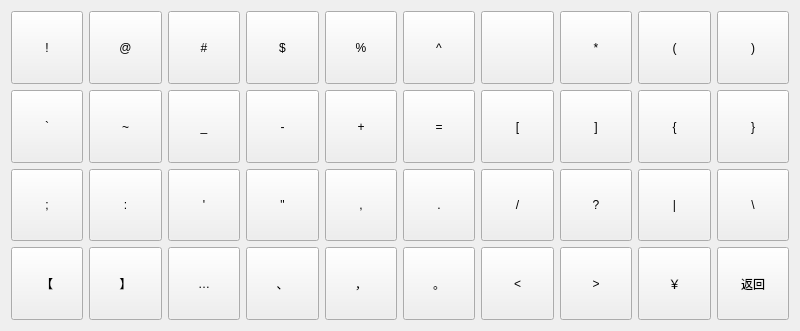
<?xml version="1.0" encoding="UTF-8"?>
<ui version="4.0">
 <class>PunctuationSoftkey</class>
 <widget class="QWidget" name="PunctuationSoftkey">
  <property name="geometry">
   <rect>
    <x>0</x>
    <y>0</y>
    <width>800</width>
    <height>331</height>
   </rect>
  </property>
  <property name="windowTitle">
   <string>Form</string>
  </property>
  <layout class="QGridLayout" name="gridLayout">
   <item row="1" column="6">
    <widget class="Button" name="toolButton_28">
     <property name="sizePolicy">
      <sizepolicy hsizetype="Preferred" vsizetype="Preferred">
       <horstretch>0</horstretch>
       <verstretch>0</verstretch>
      </sizepolicy>
     </property>
     <property name="text">
      <string>[</string>
     </property>
    </widget>
   </item>
   <item row="0" column="1">
    <widget class="Button" name="toolButton_10">
     <property name="sizePolicy">
      <sizepolicy hsizetype="Preferred" vsizetype="Preferred">
       <horstretch>0</horstretch>
       <verstretch>0</verstretch>
      </sizepolicy>
     </property>
     <property name="text">
      <string>@</string>
     </property>
    </widget>
   </item>
   <item row="0" column="6">
    <widget class="Button" name="toolButton_8">
     <property name="sizePolicy">
      <sizepolicy hsizetype="Preferred" vsizetype="Preferred">
       <horstretch>0</horstretch>
       <verstretch>0</verstretch>
      </sizepolicy>
     </property>
     <property name="text">
      <string>&amp;</string>
     </property>
    </widget>
   </item>
   <item row="1" column="4">
    <widget class="Button" name="toolButton_21">
     <property name="sizePolicy">
      <sizepolicy hsizetype="Preferred" vsizetype="Preferred">
       <horstretch>0</horstretch>
       <verstretch>0</verstretch>
      </sizepolicy>
     </property>
     <property name="text">
      <string>+</string>
     </property>
    </widget>
   </item>
   <item row="0" column="9">
    <widget class="Button" name="toolButton_6">
     <property name="sizePolicy">
      <sizepolicy hsizetype="Preferred" vsizetype="Preferred">
       <horstretch>0</horstretch>
       <verstretch>0</verstretch>
      </sizepolicy>
     </property>
     <property name="text">
      <string>)</string>
     </property>
    </widget>
   </item>
   <item row="0" column="0">
    <widget class="Button" name="toolButton_12">
     <property name="sizePolicy">
      <sizepolicy hsizetype="Preferred" vsizetype="Preferred">
       <horstretch>0</horstretch>
       <verstretch>0</verstretch>
      </sizepolicy>
     </property>
     <property name="text">
      <string>!</string>
     </property>
    </widget>
   </item>
   <item row="1" column="2">
    <widget class="Button" name="toolButton_20">
     <property name="sizePolicy">
      <sizepolicy hsizetype="Preferred" vsizetype="Preferred">
       <horstretch>0</horstretch>
       <verstretch>0</verstretch>
      </sizepolicy>
     </property>
     <property name="text">
      <string>_</string>
     </property>
    </widget>
   </item>
   <item row="3" column="2">
    <widget class="Button" name="toolButton_22">
     <property name="sizePolicy">
      <sizepolicy hsizetype="Preferred" vsizetype="Preferred">
       <horstretch>0</horstretch>
       <verstretch>0</verstretch>
      </sizepolicy>
     </property>
     <property name="text">
      <string>…</string>
     </property>
    </widget>
   </item>
   <item row="0" column="7">
    <widget class="Button" name="toolButton_3">
     <property name="sizePolicy">
      <sizepolicy hsizetype="Preferred" vsizetype="Preferred">
       <horstretch>0</horstretch>
       <verstretch>0</verstretch>
      </sizepolicy>
     </property>
     <property name="text">
      <string>*</string>
     </property>
    </widget>
   </item>
   <item row="3" column="4">
    <widget class="Button" name="toolButton_27">
     <property name="sizePolicy">
      <sizepolicy hsizetype="Preferred" vsizetype="Preferred">
       <horstretch>0</horstretch>
       <verstretch>0</verstretch>
      </sizepolicy>
     </property>
     <property name="text">
      <string>，</string>
     </property>
    </widget>
   </item>
   <item row="3" column="7">
    <widget class="Button" name="toolButton_38">
     <property name="sizePolicy">
      <sizepolicy hsizetype="Preferred" vsizetype="Preferred">
       <horstretch>0</horstretch>
       <verstretch>0</verstretch>
      </sizepolicy>
     </property>
     <property name="text">
      <string>&gt;</string>
     </property>
    </widget>
   </item>
   <item row="2" column="9">
    <widget class="Button" name="toolButton_35">
     <property name="sizePolicy">
      <sizepolicy hsizetype="Preferred" vsizetype="Preferred">
       <horstretch>0</horstretch>
       <verstretch>0</verstretch>
      </sizepolicy>
     </property>
     <property name="text">
      <string>\</string>
     </property>
    </widget>
   </item>
   <item row="1" column="5">
    <widget class="Button" name="toolButton_25">
     <property name="sizePolicy">
      <sizepolicy hsizetype="Preferred" vsizetype="Preferred">
       <horstretch>0</horstretch>
       <verstretch>0</verstretch>
      </sizepolicy>
     </property>
     <property name="text">
      <string>=</string>
     </property>
    </widget>
   </item>
   <item row="2" column="0">
    <widget class="Button" name="toolButton_4">
     <property name="sizePolicy">
      <sizepolicy hsizetype="Preferred" vsizetype="Preferred">
       <horstretch>0</horstretch>
       <verstretch>0</verstretch>
      </sizepolicy>
     </property>
     <property name="text">
      <string>;</string>
     </property>
    </widget>
   </item>
   <item row="2" column="8">
    <widget class="Button" name="toolButton_36">
     <property name="sizePolicy">
      <sizepolicy hsizetype="Preferred" vsizetype="Preferred">
       <horstretch>0</horstretch>
       <verstretch>0</verstretch>
      </sizepolicy>
     </property>
     <property name="text">
      <string>|</string>
     </property>
    </widget>
   </item>
   <item row="1" column="0">
    <widget class="Button" name="toolButton_9">
     <property name="sizePolicy">
      <sizepolicy hsizetype="Preferred" vsizetype="Preferred">
       <horstretch>0</horstretch>
       <verstretch>0</verstretch>
      </sizepolicy>
     </property>
     <property name="text">
      <string>`</string>
     </property>
    </widget>
   </item>
   <item row="2" column="1">
    <widget class="Button" name="toolButton_15">
     <property name="sizePolicy">
      <sizepolicy hsizetype="Preferred" vsizetype="Preferred">
       <horstretch>0</horstretch>
       <verstretch>0</verstretch>
      </sizepolicy>
     </property>
     <property name="text">
      <string>:</string>
     </property>
    </widget>
   </item>
   <item row="1" column="8">
    <widget class="Button" name="toolButton_11">
     <property name="sizePolicy">
      <sizepolicy hsizetype="Preferred" vsizetype="Preferred">
       <horstretch>0</horstretch>
       <verstretch>0</verstretch>
      </sizepolicy>
     </property>
     <property name="text">
      <string>{</string>
     </property>
    </widget>
   </item>
   <item row="1" column="3">
    <widget class="Button" name="toolButton_16">
     <property name="sizePolicy">
      <sizepolicy hsizetype="Preferred" vsizetype="Preferred">
       <horstretch>0</horstretch>
       <verstretch>0</verstretch>
      </sizepolicy>
     </property>
     <property name="text">
      <string>-</string>
     </property>
    </widget>
   </item>
   <item row="0" column="8">
    <widget class="Button" name="toolButton_30">
     <property name="sizePolicy">
      <sizepolicy hsizetype="Preferred" vsizetype="Preferred">
       <horstretch>0</horstretch>
       <verstretch>0</verstretch>
      </sizepolicy>
     </property>
     <property name="text">
      <string>(</string>
     </property>
    </widget>
   </item>
   <item row="2" column="7">
    <widget class="Button" name="toolButton_34">
     <property name="sizePolicy">
      <sizepolicy hsizetype="Preferred" vsizetype="Preferred">
       <horstretch>0</horstretch>
       <verstretch>0</verstretch>
      </sizepolicy>
     </property>
     <property name="text">
      <string>?</string>
     </property>
    </widget>
   </item>
   <item row="2" column="5">
    <widget class="Button" name="toolButton_26">
     <property name="sizePolicy">
      <sizepolicy hsizetype="Preferred" vsizetype="Preferred">
       <horstretch>0</horstretch>
       <verstretch>0</verstretch>
      </sizepolicy>
     </property>
     <property name="text">
      <string>.</string>
     </property>
    </widget>
   </item>
   <item row="3" column="5">
    <widget class="Button" name="toolButton_29">
     <property name="sizePolicy">
      <sizepolicy hsizetype="Preferred" vsizetype="Preferred">
       <horstretch>0</horstretch>
       <verstretch>0</verstretch>
      </sizepolicy>
     </property>
     <property name="text">
      <string>。</string>
     </property>
    </widget>
   </item>
   <item row="0" column="4">
    <widget class="Button" name="toolButton_7">
     <property name="sizePolicy">
      <sizepolicy hsizetype="Preferred" vsizetype="Preferred">
       <horstretch>0</horstretch>
       <verstretch>0</verstretch>
      </sizepolicy>
     </property>
     <property name="text">
      <string>%</string>
     </property>
    </widget>
   </item>
   <item row="1" column="9">
    <widget class="Button" name="toolButton_31">
     <property name="sizePolicy">
      <sizepolicy hsizetype="Preferred" vsizetype="Preferred">
       <horstretch>0</horstretch>
       <verstretch>0</verstretch>
      </sizepolicy>
     </property>
     <property name="text">
      <string>}</string>
     </property>
    </widget>
   </item>
   <item row="2" column="2">
    <widget class="Button" name="toolButton_17">
     <property name="sizePolicy">
      <sizepolicy hsizetype="Preferred" vsizetype="Preferred">
       <horstretch>0</horstretch>
       <verstretch>0</verstretch>
      </sizepolicy>
     </property>
     <property name="text">
      <string>'</string>
     </property>
    </widget>
   </item>
   <item row="3" column="8">
    <widget class="Button" name="toolButton_40">
     <property name="sizePolicy">
      <sizepolicy hsizetype="Preferred" vsizetype="Preferred">
       <horstretch>0</horstretch>
       <verstretch>0</verstretch>
      </sizepolicy>
     </property>
     <property name="text">
      <string>￥</string>
     </property>
    </widget>
   </item>
   <item row="2" column="6">
    <widget class="Button" name="toolButton_33">
     <property name="sizePolicy">
      <sizepolicy hsizetype="Preferred" vsizetype="Preferred">
       <horstretch>0</horstretch>
       <verstretch>0</verstretch>
      </sizepolicy>
     </property>
     <property name="text">
      <string>/</string>
     </property>
    </widget>
   </item>
   <item row="0" column="5">
    <widget class="Button" name="toolButton_2">
     <property name="sizePolicy">
      <sizepolicy hsizetype="Preferred" vsizetype="Preferred">
       <horstretch>0</horstretch>
       <verstretch>0</verstretch>
      </sizepolicy>
     </property>
     <property name="text">
      <string>^</string>
     </property>
    </widget>
   </item>
   <item row="3" column="3">
    <widget class="Button" name="toolButton_23">
     <property name="sizePolicy">
      <sizepolicy hsizetype="Preferred" vsizetype="Preferred">
       <horstretch>0</horstretch>
       <verstretch>0</verstretch>
      </sizepolicy>
     </property>
     <property name="text">
      <string>、</string>
     </property>
    </widget>
   </item>
   <item row="0" column="3">
    <widget class="Button" name="toolButton">
     <property name="sizePolicy">
      <sizepolicy hsizetype="Preferred" vsizetype="Preferred">
       <horstretch>0</horstretch>
       <verstretch>0</verstretch>
      </sizepolicy>
     </property>
     <property name="text">
      <string>$</string>
     </property>
    </widget>
   </item>
   <item row="3" column="6">
    <widget class="Button" name="toolButton_37">
     <property name="sizePolicy">
      <sizepolicy hsizetype="Preferred" vsizetype="Preferred">
       <horstretch>0</horstretch>
       <verstretch>0</verstretch>
      </sizepolicy>
     </property>
     <property name="text">
      <string>&lt;</string>
     </property>
    </widget>
   </item>
   <item row="2" column="3">
    <widget class="Button" name="toolButton_18">
     <property name="sizePolicy">
      <sizepolicy hsizetype="Preferred" vsizetype="Preferred">
       <horstretch>0</horstretch>
       <verstretch>0</verstretch>
      </sizepolicy>
     </property>
     <property name="text">
      <string>&quot;</string>
     </property>
    </widget>
   </item>
   <item row="3" column="0">
    <widget class="Button" name="toolButton_5">
     <property name="sizePolicy">
      <sizepolicy hsizetype="Preferred" vsizetype="Preferred">
       <horstretch>0</horstretch>
       <verstretch>0</verstretch>
      </sizepolicy>
     </property>
     <property name="text">
      <string>【</string>
     </property>
    </widget>
   </item>
   <item row="1" column="7">
    <widget class="Button" name="toolButton_32">
     <property name="sizePolicy">
      <sizepolicy hsizetype="Preferred" vsizetype="Preferred">
       <horstretch>0</horstretch>
       <verstretch>0</verstretch>
      </sizepolicy>
     </property>
     <property name="text">
      <string>]</string>
     </property>
    </widget>
   </item>
   <item row="3" column="1">
    <widget class="Button" name="toolButton_14">
     <property name="sizePolicy">
      <sizepolicy hsizetype="Preferred" vsizetype="Preferred">
       <horstretch>0</horstretch>
       <verstretch>0</verstretch>
      </sizepolicy>
     </property>
     <property name="text">
      <string>】</string>
     </property>
    </widget>
   </item>
   <item row="1" column="1">
    <widget class="Button" name="toolButton_19">
     <property name="sizePolicy">
      <sizepolicy hsizetype="Preferred" vsizetype="Preferred">
       <horstretch>0</horstretch>
       <verstretch>0</verstretch>
      </sizepolicy>
     </property>
     <property name="text">
      <string>~</string>
     </property>
    </widget>
   </item>
   <item row="2" column="4">
    <widget class="Button" name="toolButton_24">
     <property name="sizePolicy">
      <sizepolicy hsizetype="Preferred" vsizetype="Preferred">
       <horstretch>0</horstretch>
       <verstretch>0</verstretch>
      </sizepolicy>
     </property>
     <property name="text">
      <string>,</string>
     </property>
    </widget>
   </item>
   <item row="0" column="2">
    <widget class="Button" name="toolButton_13">
     <property name="sizePolicy">
      <sizepolicy hsizetype="Preferred" vsizetype="Preferred">
       <horstretch>0</horstretch>
       <verstretch>0</verstretch>
      </sizepolicy>
     </property>
     <property name="text">
      <string>#</string>
     </property>
    </widget>
   </item>
   <item row="3" column="9">
    <widget class="QToolButton" name="back">
     <property name="sizePolicy">
      <sizepolicy hsizetype="Preferred" vsizetype="Preferred">
       <horstretch>0</horstretch>
       <verstretch>0</verstretch>
      </sizepolicy>
     </property>
     <property name="text">
      <string>返回</string>
     </property>
    </widget>
   </item>
  </layout>
 </widget>
 <customwidgets>
  <customwidget>
   <class>Button</class>
   <extends>QToolButton</extends>
   <header location="global">button.h</header>
  </customwidget>
 </customwidgets>
 <resources/>
 <connections/>
</ui>
